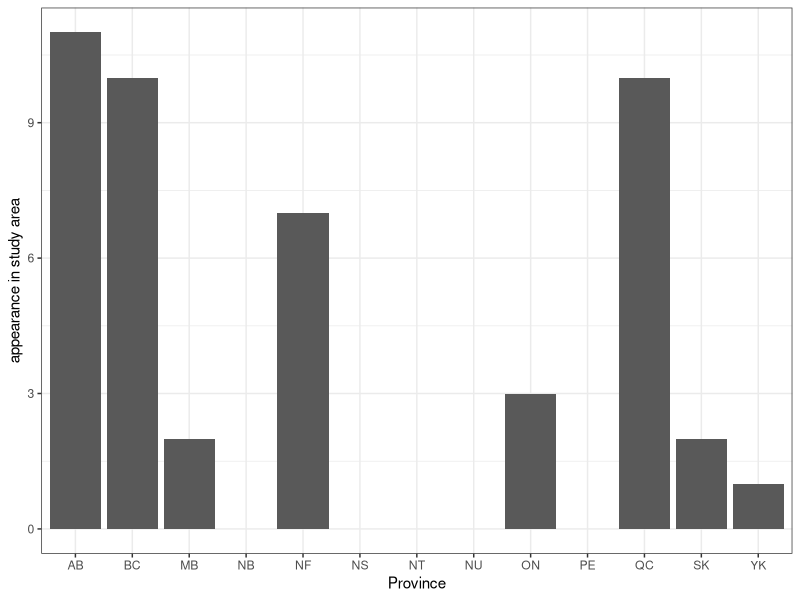
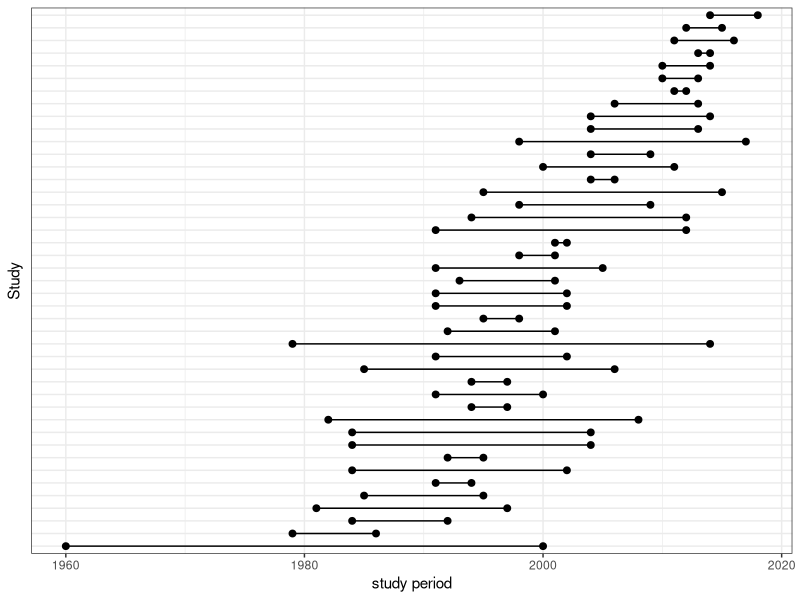

The R script that drew these images, in order:
library(data.table)
library(stringr)
library(ggplot2)

dt <- fread("inputs/Caribou_DemographicData_March 2021 - SA descriptions.csv")
#temporary cleaning
dt <- dt[Useful %in% c("Yes", "Yes but", "Unsure")]
dt[`Sampled Years` == "2011-2046", `Sampled Years` := c("2011-2016")]
dt <- dt[`Study Area` != "Alaska"]

Provinces <- data.table(short = c("BC", "AB", "SK", "MB", "ON", "QC", "NB", "NS", "NF", "PE", "YK", "NT", "NU"), 
                        long = c("British Columbia", "Alberta", "Saskatchewan", "Manitoba", "Ontario", "Quebec",
                                  "New Brunswick", "Nova Scotia", "Newfoundland", "Prince Edward Island", 
                                  "Yukon", "Northwest Territories", "Nunavut"))

#Labrador is different
Labrador <- grep("Labrador", x = dt$`Study Area`)
grepLength <- function(x){unlist(length(grep(pattern = x, x = dt$`Study Area`)))}
Provinces[, count := grepLength(short), .(short)]
Provinces[, count2 := grepLength(long), .(long)]
Provinces[, fullCount := count + count2]
Provinces[, c("count2", "count") := NULL]
Provinces[short == "NF", fullCount := fullCount + length(Labrador)]


library(ggplot2)
ggplot(Provinces, aes(x = short, y = fullCount)) + 
  geom_bar(stat = "identity") + 
  labs(x = "Province", y = "appearance in study area") + 
  theme_bw()

dt <- dt[`Sampled Years` != ""]
dt[, smpYears := str_replace(`Sampled Years`, pattern = "-", replacement = "")]
dt[, firstYear := substr(smpYears, start = 1, stop = 4)]
dt[, endYear := substr(smpYears, start = 5, stop = 8)]


newDT <- melt.data.table(data = dt, id.vars = c("Doc_ID", "Useful", "Study Area"), measure.vars = c("firstYear", "endYear"), variable.name = "series", value.name = "year")
newDT[, year := as.numeric(year)]

dups <- newDT[`Study Area` %in% c("Quebec-Labrador", "Quebec Ontario", "Alberta, BC, NWT")]


newDT[, Doc_ID := as.character(Doc_ID)]
newDT <- newDT[ order(year),]
ggplot(newDT, aes(x = year, y = reorder(Doc_ID, year))) + 
  geom_line(aes(group = Doc_ID)) + 
  geom_point(size = 2) + 
  theme_bw() + 
  labs(y = "Study", x = "study period") + 
  theme(axis.text.y = element_blank(), 
        axis.ticks.y = element_blank())

